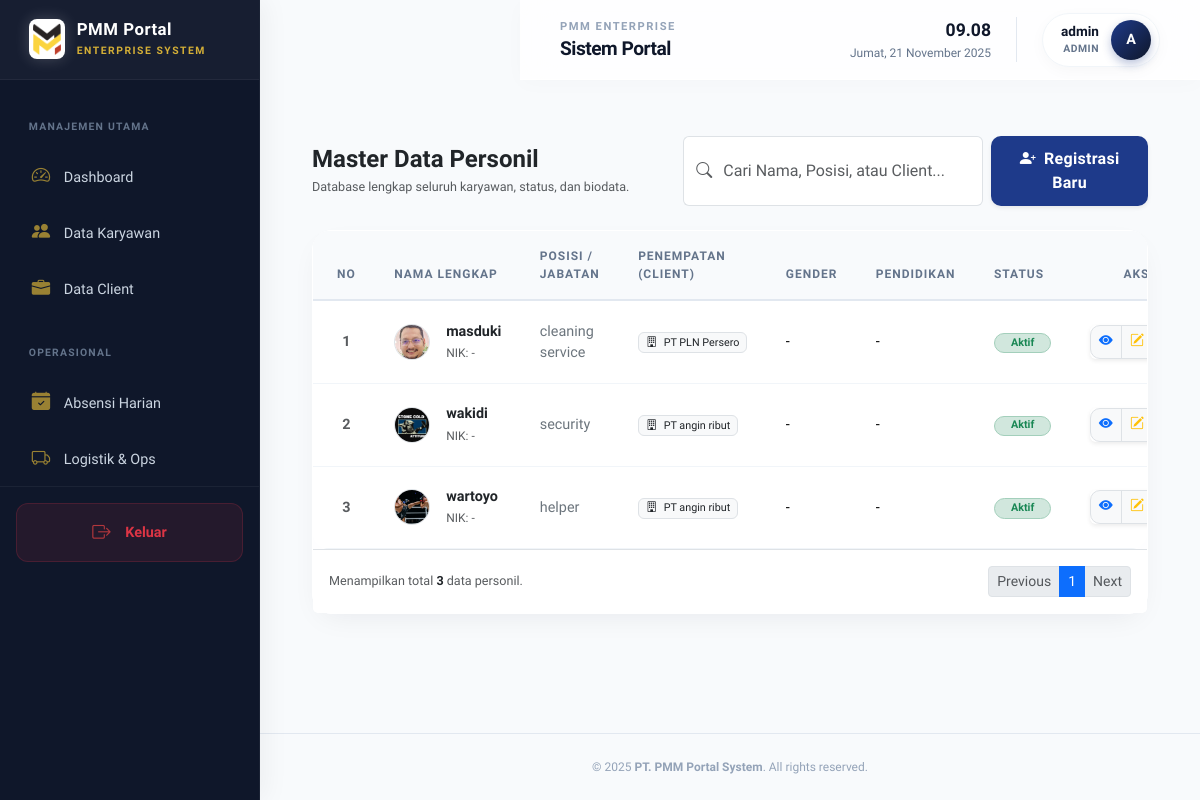
The app's page /employee/input/list (signed in) with its own data.
### app/models.py (models this page shows, shortened)
class User(UserMixin, db.Model):
    __tablename__ = "users"
    id = db.Column(db.Integer, primary_key=True)
    username = db.Column(db.String(100), unique=True, nullable=False)
    password_hash = db.Column(db.String(200), nullable=False)
    role = db.Column(db.String(50), nullable=False)
    created_at = db.Column(db.DateTime, default=datetime.utcnow)
    active = db.Column(db.Boolean, default=True)
    client_account = db.relationship("Client", back_populates="user", uselist=False)

class Employee(db.Model):
    __tablename__ = "employees"
    id = db.Column(db.Integer, primary_key=True)
    name = db.Column(db.String(150), nullable=False)
    position = db.Column(db.String(100))
    job_type = db.Column(db.String(50))
    join_date = db.Column(db.Date, default=date.today)
    end_date = db.Column(db.Date, nullable=True)
    status = db.Column(db.String(20), default="aktif")
    client_id = db.Column(db.Integer, db.ForeignKey("clients.id"))
    photo = db.Column(db.String(255), default="default_user.png")
    user_id = db.Column(db.Integer, db.ForeignKey("users.id"))
    user = db.relationship("User", backref="employee_account", uselist=False)
    assignments = db.relationship("Assignment", backref="employee", lazy=True, cascade="all, delete-orphan")
    attendance_records = db.relationship("Attendance", backref="employee", lazy=True, cascade="all, delete-orphan")
    personal_detail = db.relationship("EmployeePersonalDetail", backref="employee", uselist=False, cascade="all, delete-orphan")
    documents = db.relationship("EmployeeDocument", backref="employee", lazy=True, cascade="all, delete-orphan")
    activity_log = db.relationship("ActivityLog", backref="employee", lazy=True, cascade="all, delete-orphan")

class EmployeePersonalDetail(db.Model):
    __tablename__ = "employee_personal_details"
    id = db.Column(db.Integer, primary_key=True)
    employee_id = db.Column(db.Integer, db.ForeignKey("employees.id"), nullable=False, unique=True)
    nik = db.Column(db.String(50))
    full_name = db.Column(db.String(150))
    nickname = db.Column(db.String(100))
    gender = db.Column(db.String(10))
    birth_place = db.Column(db.String(100))
    birth_date = db.Column(db.Date)
    address_ktp = db.Column(db.Text)
    address_current = db.Column(db.Text)
    education = db.Column(db.String(50))
    last_job = db.Column(db.String(150))
    phone = db.Column(db.String(30))
    email = db.Column(db.String(120))
    blood_type = db.Column(db.String(5))
    height_cm = db.Column(db.Integer)
    weight_kg = db.Column(db.Integer)
    shirt_size = db.Column(db.String(5))
    shoe_size = db.Column(db.Integer)
    marital_status = db.Column(db.String(20))
    spouse_name = db.Column(db.String(150))
    spouse_job = db.Column(db.String(150))
    num_children = db.Column(db.Integer, default=0)
    bpjs_ketenagakerjaan = db.Column(db.String(50))
    bpjs_kesehatan = db.Column(db.String(50))
    bpjs_kis = db.Column(db.String(50))
    jamkesda = db.Column(db.String(50))
    parents_name = db.Column(db.String(150))
    parents_address = db.Column(db.Text)
    num_siblings = db.Column(db.Integer)
    note_health = db.Column(db.Text)
    emergency_contact_name = db.Column(db.String(150))
    emergency_phone = db.Column(db.String(50))
    emergency_relation = db.Column(db.String(100))
    emergency_address = db.Column(db.Text)
    created_at = db.Column(db.DateTime, default=datetime.utcnow)

class Client(db.Model):
    __tablename__ = "clients"
    id = db.Column(db.Integer, primary_key=True)
    name = db.Column(db.String(150), nullable=False)
    address = db.Column(db.String(255))
    contact_person = db.Column(db.String(100))
    phone = db.Column(db.String(50))
    user_id = db.Column(db.Integer, db.ForeignKey("users.id"), unique=True)
    user = db.relationship("User", back_populates="client_account")
    contracts = db.relationship("Contract", backref="client", lazy=True, cascade="all, delete-orphan")
    employees = db.relationship("Employee", backref="client", lazy=True) # Karyawan tidak dihapus, hanya client_id jadi NULL (default)
    assignments = db.relationship("Assignment", backref="client", lazy=True, cascade="all, delete-orphan")

### app/employee/routes_input.py (the view)
@employee_input_bp.route('/list')
@login_required
@role_required('admin', 'hr')
def list_employees():
    employees = Employee.query.join(EmployeePersonalDetail).all()
    return render_template('employee/list_employees.html', employees=employees)

### app/__init__.py (called while the page is built)
@login_manager.user_loader
def load_user(user_id):
    from app.models import User  # Menghindari circular import
    return User.query.get(int(user_id))

### app/role_check.py (called while the page is built, shortened)
def role_required(*roles):
    def decorator(f):
        @wraps(f)
        def wrapper(*args, **kwargs):
            if not current_user.is_authenticated:
                flash("Silakan login terlebih dahulu.", "warning")
                return redirect(url_for("auth.login"))
            if current_user.role in ("admin", "hr"):
                return f(*args, **kwargs)
        return wrapper
    return decorator

### app/templates/employee/list_employees.html (shortened to what this page needs)
{% extends 'base.html' %}
{% block content %}
<div class="container-fluid mt-3 mb-5 font-corp">
  <div class="d-flex flex-column flex-md-row justify-content-between align-items-md-center mb-4">
    <div>
      <h4 class="fw-bold text-dark mb-1">Master Data Personil</h4>
      <p class="text-muted small mb-0">Database lengkap seluruh karyawan, status, dan biodata.</p>
    </div>
    <div class="d-flex gap-2 mt-3 mt-md-0">
      <div class="input-group" style="max-width: 300px;">
        <span class="input-group-text bg-white border-end-0"><i class="bi bi-search text-muted"></i></span>
        <input type="text" id="tableSearch" class="form-control border-start-0 ps-0" placeholder="Cari Nama, Posisi, atau Client...">
      </div>
      <a href="{{ url_for('employee_input_bp.add_employee') }}" class="btn btn-primary shadow-sm">
        <i class="bi bi-person-plus-fill me-2"></i>Registrasi Baru
      </a>
    </div>
  </div>
  <div class="card card-corp border-top-primary shadow-sm">
    <div class="card-body p-0">
      <div class="table-responsive">
        <table class="table table-hover align-middle mb-0" id="employeeTable">
          <thead class="bg-light text-secondary small text-uppercase">
            <tr>
              <th class="ps-4 py-3" style="width:50px;">No</th>
              <th class="py-3">Nama Lengkap</th>
              <th class="py-3">Posisi / Jabatan</th>
              <th class="py-3">Penempatan (Client)</th>
              <th class="py-3">Gender</th>
              <th class="py-3">Pendidikan</th>
              <th class="py-3">Status</th>
              <th class="py-3 text-center" style="width:150px;">Aksi</th>
            </tr>
          </thead>
          <tbody class="border-top-0">
            {% if employees %}
              {% for emp in employees %}
              <tr>
                <td class="ps-4 text-center text-muted fw-bold">{{ loop.index }}</td>
                <td>
                  <div class="d-flex align-items-center">
                    <img src="{{ url_for('static', filename='uploads/' ~ (emp.photo or 'default_user.png')) }}"
                         class="rounded-circle me-3 border"
                         width="36" height="36" style="object-fit: cover;"
                         onerror="this.src='{{ url_for('static', filename='img/default_user.png') }}'">
                    <div>
                      <div class="fw-bold text-dark">{{ emp.personal_detail.full_name or emp.name }}</div>
                      <small class="text-muted" style="font-size: 0.75rem;">NIK: {{ emp.personal_detail.nik or '-' }}</small>
                    </div>
                  </div>
                </td>
                <td class="text-secondary fw-medium">{{ emp.position or '-' }}</td>
                <td>
                  {% if emp.client %}
                    <span class="badge bg-light text-dark border fw-normal">
                      <i class="bi bi-building me-1"></i> {{ emp.client.name }}
                    </span>
                  {% else %}
                    <span class="text-muted small">-</span>
                  {% endif %}
                </td>
                <td>{{ emp.personal_detail.gender or '-' }}</td>
                <td>{{ emp.personal_detail.education or '-' }}</td>
                <td>
                  {% if emp.status == 'aktif' %}
                    <span class="badge bg-success-subtle text-success border border-success-subtle rounded-pill px-3">Aktif</span>
                  {% elif emp.status == 'standby' %}
                    <span class="badge bg-warning-subtle text-warning border border-warning-subtle rounded-pill px-3">Standby</span>
                  {% else %}
                    <span class="badge bg-secondary-subtle text-secondary border border-secondary-subtle rounded-pill px-3">Non-Aktif</span>
                  {% endif %}
                </td>
                <td class="text-center">
                  <div class="btn-group btn-group-sm shadow-sm">
                    <a href="{{ url_for('employee_input_bp.view_employee', emp_id=emp.id) }}"
                       class="btn btn-light border text-primary" title="Lihat Detail">
                      <i class="bi bi-eye-fill"></i>
                    </a>
                    <a href="{{ url_for('hr.edit_employee', id=emp.id) }}"
                       class="btn btn-light border text-warning" title="Edit Data">
                      <i class="bi bi-pencil-square"></i>
                    </a>
                  </div>
                </td>
              </tr>
              {% endfor %}
            {% endif %}
          </tbody>
        </table>
      </div>
    </div>
    <div class="card-footer bg-white py-3 border-top">
      <div class="d-flex justify-content-between align-items-center small text-muted">
        <div>Menampilkan total <span class="fw-bold text-dark">{{ employees|length }}</span> data personil.</div>
        <div>
          <nav aria-label="Page navigation">
            <ul class="pagination pagination-sm mb-0">
              <li class="page-item disabled"><a class="page-link" href="#">Previous</a></li>
              <li class="page-item active"><a class="page-link" href="#">1</a></li>
              <li class="page-item disabled"><a class="page-link" href="#">Next</a></li>
            </ul>
          </nav>
        </div>
      </div>
    </div>
  </div>
</div>
{% endblock %}

### app/templates/base.html (shortened to what this page needs)
<!DOCTYPE html>
<html lang="id">
<head>
  <link href="https://cdn.jsdelivr.net/npm/bootstrap@5.3.3/dist/css/bootstrap.min.css" rel="stylesheet" />
  <link href="https://cdn.jsdelivr.net/npm/bootstrap-icons@1.11.3/font/bootstrap-icons.css" rel="stylesheet" />
  <link rel="stylesheet" href="{{ url_for('static', filename='css/luxury.css') }}">
</head>
<body>
  <aside class="sidebar" id="sidebar">
    <div class="sidebar-header">
      <a href="{{ url_for('hr.hr_dashboard') if current_user.role in ['admin', 'hr'] else '#' }}" class="brand-logo">
        <img src="{{ url_for('static', filename='uploads/logo login.png') }}" alt="PMM Logo" />
        <div class="brand-text">
          <h5>PMM Portal</h5>
          <small>Enterprise System</small>
        </div>
      </a>
    </div>
    <div class="sidebar-content" style="flex: 1; overflow-y: auto; padding-top: 10px;">
      <nav class="nav flex-column">
        {% if current_user.is_authenticated %}
          {% if current_user.role in ['admin', 'hr'] %}
            <div class="nav-section">Manajemen Utama</div>
            <a class="nav-link {% if request.path.startswith('/hr/dashboard') %}active{% endif %}" href="{{ url_for('hr.hr_dashboard') }}">
              <i class="bi bi-speedometer2"></i> Dashboard
            </a>
            <a class="nav-link {% if request.path.startswith('/hr/employees') %}active{% endif %}" href="{{ url_for('hr.manage_employees') }}">
              <i class="bi bi-people-fill"></i> Data Karyawan
            </a>
            <a class="nav-link {% if request.path.startswith('/hr/clients') %}active{% endif %}" href="{{ url_for('hr.manage_clients') }}">
              <i class="bi bi-briefcase-fill"></i> Data Client
            </a>
            <div class="nav-section">Operasional</div>
            <a class="nav-link {% if request.path.startswith('/hr/attendance') %}active{% endif %}" href="{{ url_for('hr.attendance_dashboard') }}">
              <i class="bi bi-calendar-check-fill"></i> Absensi Harian
            </a>
            <a class="nav-link {% if request.path.startswith('/hr/operation') %}active{% endif %}" href="{{ url_for('hr.operation_dashboard') }}">
              <i class="bi bi-truck"></i> Logistik & Ops
            </a>
          {% elif current_user.role == 'employee' %}
            <div class="nav-section">Karyawan</div>
            <a class="nav-link {% if request.path.startswith('/employee/dashboard') %}active{% endif %}" href="{{ url_for('employee.dashboard_employee') }}">
              <i class="bi bi-person-workspace"></i> Portal Saya
            </a>
          {% elif current_user.role == 'client' %}
            <div class="nav-section">Mitra</div>
            <a class="nav-link {% if request.path.startswith('/client/dashboard') %}active{% endif %}" href="{{ url_for('client.dashboard_client') }}">
              <i class="bi bi-graph-up-arrow"></i> Monitoring
            </a>
          {% endif %}
        {% endif %}
      </nav>
    </div>
    <div class="mt-auto p-3" style="border-top: 1px solid rgba(255,255,255,0.05);">
      {% if current_user.is_authenticated %}
      <a href="{{ url_for('auth.logout') }}" class="nav-link text-danger fw-bold d-flex align-items-center justify-content-center" style="background: rgba(220, 53, 69, 0.1); border-radius: 12px; border: 1px solid rgba(220, 53, 69, 0.2);">
        <i class="bi bi-box-arrow-right me-2" style="color: #ef4444;"></i> Keluar
      </a>
      {% endif %}
    </div>
  </aside>
  <div class="main-content">
    <header class="top-navbar">
      <div class="d-flex align-items-center gap-3">
        <div class="page-title-wrapper">
          <span class="page-subtitle">PMM Enterprise</span>
          <h4 class="page-title-main" id="dynamicPageTitle">Dashboard</h4>
        </div>
      </div>
      <div class="d-flex align-items-center">
        <div class="datetime-box d-none d-md-block">
          <div class="live-clock" id="liveClock">00:00</div>
          <div class="live-date" id="currentDate">...</div>
        </div>
        {% if current_user.is_authenticated %}
        <div class="user-pill">
          <div class="user-info d-none d-md-block">
             <span class="user-name">{{ current_user.username }}</span>
             <span class="user-role">{{ current_user.role }}</span>
          </div>
          <div class="avatar-circle">
             {{ current_user.username[0]|upper if current_user.username else 'U' }}
          </div>
        </div>
        {% endif %}
      </div>
    </header>
    <div class="content-body">
      {% block content %}{% endblock %}
    </div>
    <footer style="background: transparent; padding: 1.5rem 2.5rem; text-align: center; font-size: 0.75rem; color: #94a3b8; border-top: 1px solid #e2e8f0; margin-top: auto;">
      <span>&copy; {{ current_year or 2025 }} <strong>PT. PMM Portal System</strong>. All rights reserved.</span>
    </footer>
  </div>
</body>
</html>

### app/templates/employee/list_employees.html (style rules this page uses)
.font-corp { font-family: 'Plus Jakarta Sans', sans-serif; }
.card-corp { border: 1px solid #e2e8f0; border-radius: 6px; background: #fff; }
.border-top-primary { border-top: 4px solid #1e3a8a; }
.btn-group .btn { padding: 0.25rem 0.5rem; }

### records on screen
User: username "admin", role "ADMIN", username "A"
Employee: photo (picture), personal_detail "masduki", personal_detail "-", position "cleaning service", client.name "PT PLN Persero", status "Aktif"
Employee: photo (picture), personal_detail "wakidi", personal_detail "-", position "security", client.name "PT angin ribut", status "Aktif"
Employee: photo (picture), personal_detail "wartoyo", personal_detail "-", position "helper", client.name "PT angin ribut", status "Aktif"

### other values on screen
{{ employees|length }} "3"
{{ current_year or 2025 }} "2025"
